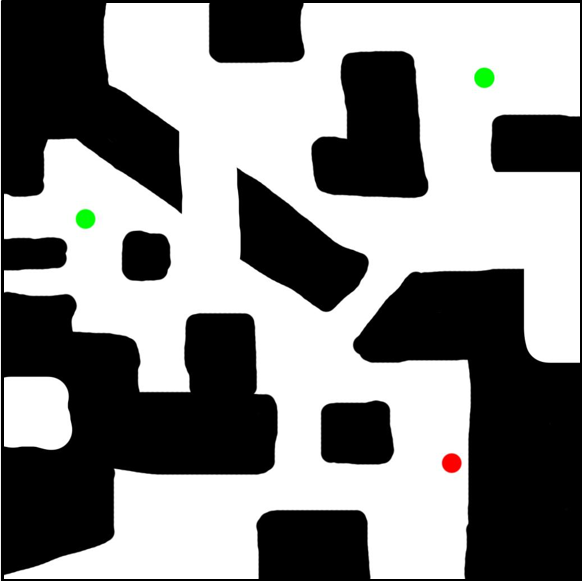
#> input picture Test.bmp, 582 x 582 px
$ python lab1.py
#> lines starting #> are read from the running program, lines starting #| are printed output that depends on the picture; after the words box and inside, x2 and y2 are one past the last pixel; in counts of white or black regions, pixels touching at a corner belong together
#> the answer given: Test.bmp
### modulos.py
'''
Laboratorio 1
Maria Montoya 19169
Maria Morales 19145
'''
from PIL import Image, ImageDraw
import numpy as np

import math

zoom = 20
borders = 6
images = []

def discretizador(imagen):
#> called with imagen = 'Test.bmp'
    image = Image.open(imagen)
#> image is the input picture: PIL image 582x582 RGB; mean R, G, B 136.3, 136.5, 136.1
    new_image = image.resize((50, 50))
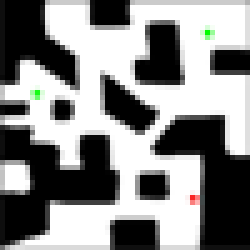
#> new_image: PIL image 50x50 RGB (shown 5 times larger); mean R, G, B 136.6, 136.8, 136.3

    temp = np.array(new_image)
    r = 0
    g = 0
    b = 0
    mean = 0
    lista = []
    dif = 0
    nmax = 0
    nmin = 0
    new_size = math.sqrt(temp.size/3)
#> new_size = 50
    new_size = int(new_size)
    a = np.zeros(shape=(new_size,new_size))
    for i in range(len(temp)):
        for j in range(len(temp[i])):
            lista = temp[i][j]
            r = lista[0]
            g = lista[1]
            b = lista[2]
            mean = sum(lista)/3
            nmax = max(lista)
            nmin = min(lista)
            dif = nmax - nmin
            if(dif<15):
                if mean>200:
                    a[i][j] = 0 #el pixel es blanco
                else:
                    a[i][j] = 1 #el pixel es negro
            else:
                if((r>g) and (r>b)):
                    a[i][j] = 2 #el pixel es rojo
                else:
                    if((g>r) and (g>b)):
                        a[i][j] = 3 #el pixel es verde
                    else:
                        a[i][j] = 4 #el pixel es azul


        lista = []
        r = 0
        g = 0
        b = 0
        mean = 0
#> this loop made 50 passes
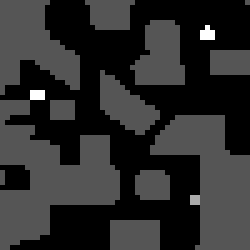
#> a: shape (50, 50) float64 (shown 5 times larger); min 0, max 3, mean 0.519; drawn with min black and max white
#     with open('outfile.txt','wb') as f:
#         np.savetxt(f, a, fmt='%.2f')

    rojos = np.where(a == 2)
#> rojos = ([39, 39, 40, 40], [38, 39, 38, 39])
    listOfCoordinates= list(zip(rojos[0], rojos[1]))
#> listOfCoordinates = [(39, 38), (39, 39), (40, 38), (40, 39)]
    start = []
    for cord in listOfCoordinates:
        start= cord
#> this loop made 4 passes
    verdes = np.where(a == 3)
#> verdes = 13 positions, rows 5 to 19, columns 6 to 42
    listOfCoordinates= list(zip(verdes[0], verdes[1]))
#> listOfCoordinates = [(5, 41), (6, 40), (6, 41), (6, 42), (7, 40), (7, 41), (7, 42), (18, 6), (18, 7), (18, 8), (19, 6), (19, 7), (19, 8)]
    cantidad_destinos=[]
    for cord in listOfCoordinates:
        cantidad_destinos.append(cord)
#> this loop made 13 passes
#> after the loop, cantidad_destinos has the same summary as listOfCoordinates
    p = np.zeros(shape=(new_size,new_size))
    for i in range(len(temp)):
        for j in range(len(temp[i])):
            lista = temp[i][j]
            r = lista[0]
            g = lista[1]
            b = lista[2]
            mean = sum(lista)/3
            nmax = max(lista)
            nmin = min(lista)
            dif = nmax - nmin
            if(dif<15):
                if mean>200:
                    p[i][j] = 0 #el pixel es blanco
                else:
                    p[i][j] = 1 #el pixel es negro
            else:
                p[i][j] = 0


        lista = []
        r = 0
        g = 0
        b = 0
        mean = 0
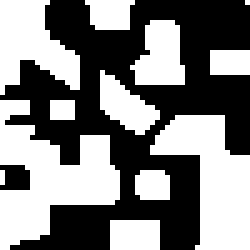
#> p: shape (50, 50) float64 (shown 5 times larger); values 0 (black) and 1 (white), 50% white; 12 white regions (2 under 20 px), largest, box (x1, y1, x2, y2) and area: (0, 20, 24, 50) 370, (30, 23, 50, 50) 296, (0, 0, 16, 19) 186
    p= p.astype(int)
    return p,start,cantidad_destinos

'''
Codigo extraido de:
https://levelup.gitconnected.com/solve-a-maze-with-python-e9f0580979a1
'''

def BFS_paths(a,start,end):
    def make_step(k):
      for i in range(len(m)):
        for j in range(len(m[i])):
          if m[i][j] == k:
            if i>0 and m[i-1][j] == 0 and a[i-1][j] == 0:
              m[i-1][j] = k + 1
            if j>0 and m[i][j-1] == 0 and a[i][j-1] == 0:
              m[i][j-1] = k + 1
            if i<len(m)-1 and m[i+1][j] == 0 and a[i+1][j] == 0:
              m[i+1][j] = k + 1
            if j<len(m[i])-1 and m[i][j+1] == 0 and a[i][j+1] == 0:
               m[i][j+1] = k + 1

    m = []
    for i in range(len(a)):
        m.append([])
        for j in range(len(a[i])):
            m[-1].append(0)
    i,j = start
    m[i][j] = 1

    k = 0
    while m[end[0]][end[1]] == 0:
        k += 1
        make_step(k)

    i, j = end
    k = m[i][j]
    the_path = [(i,j)]
    while k > 1:
      if i > 0 and m[i - 1][j] == k-1:
        i, j = i-1, j
        the_path.append((i, j))
        k-=1
      elif j > 0 and m[i][j - 1] == k-1:
        i, j = i, j-1
        the_path.append((i, j))
        k-=1
      elif i < len(m) - 1 and m[i + 1][j] == k-1:
        i, j = i+1, j
        the_path.append((i, j))
        k-=1
      elif j < len(m[i]) - 1 and m[i][j + 1] == k-1:
        i, j = i, j+1
        the_path.append((i, j))
        k -= 1

    return len(the_path)
'''
Codigo extraido de:
https://levelup.gitconnected.com/solve-a-maze-with-python-e9f0580979a1
'''
def BFS(a,start,end):
    def make_step(k):
        #Escaneamos la matriz con una doble loop
      for i in range(len(m)):
        for j in range(len(m[i])):
          if m[i][j] == k:
              #si se encuentra con un numero k chquear si las celdas adyacentes o son no paredes o si no tienen otro numero que 0 o 1
              #si cumple las condiciones le asigna k+1
            if i>0 and m[i-1][j] == 0 and a[i-1][j] == 0:
              m[i-1][j] = k + 1
            if j>0 and m[i][j-1] == 0 and a[i][j-1] == 0:
              m[i][j-1] = k + 1
            if i<len(m)-1 and m[i+1][j] == 0 and a[i+1][j] == 0:
              m[i+1][j] = k + 1
            if j<len(m[i])-1 and m[i][j+1] == 0 and a[i][j+1] == 0:
               m[i][j+1] = k + 1

    # [5 lines left out: function print_m, not called in this run]

    def draw_matrix(a,m, the_path = []):
        im = Image.new('RGB', (zoom * len(a[0]), zoom * len(a)), (255, 255, 255))
        draw = ImageDraw.Draw(im)
        for i in range(len(a)):
            for j in range(len(a[i])):
                color = (255, 255, 255)
                r = 0
                if a[i][j] == 1:
                    color = (0, 0, 0)
                if i == start[0] and j == start[1]:
                    color = (0, 255, 0)
                    r = borders
                if i == end[0] and j == end[1]:
                    color = (0, 255, 0)
                    r = borders
                draw.rectangle((j*zoom+r, i*zoom+r, j*zoom+zoom-r-1, i*zoom+zoom-r-1), fill=color)
                if m[i][j] > 0:
                    r = borders
                    draw.ellipse((j * zoom + r, i * zoom + r, j * zoom + zoom - r - 1, i * zoom + zoom - r - 1),
                                   fill=(0,255,0))
        for u in range(len(the_path)-1):
            y = the_path[u][0]*zoom + int(zoom/2)
            x = the_path[u][1]*zoom + int(zoom/2)
            y1 = the_path[u+1][0]*zoom + int(zoom/2)
            x1 = the_path[u+1][1]*zoom + int(zoom/2)
            draw.line((x,y,x1,y1), fill=(0, 255,0), width=5)
        draw.rectangle((0, 0, zoom * len(a[0]), zoom * len(a)), outline=(0,255,0), width=2)
        images.append(im)


    m = []
    for i in range(len(a)):
        m.append([])
        for j in range(len(a[i])):
            m[-1].append(0)
    i,j = start
    m[i][j] = 1

    k = 0
    while m[end[0]][end[1]] == 0:
        k += 1
        make_step(k)
        draw_matrix(a, m)

    #ir al punto final
        #buscar k-1 ir a esa celda y quitarle uno a k
        #repetir hasta llegar a donde k=1
        #guaardar las celdas a the_path
    i, j = end
    k = m[i][j]
    the_path = [(i,j)]
    while k > 1:
      if i > 0 and m[i - 1][j] == k-1:
        i, j = i-1, j
        the_path.append((i, j))
        k-=1
      elif j > 0 and m[i][j - 1] == k-1:
        i, j = i, j-1
        the_path.append((i, j))
        k-=1
      elif i < len(m) - 1 and m[i + 1][j] == k-1:
        i, j = i+1, j
        the_path.append((i, j))
        k-=1
      elif j < len(m[i]) - 1 and m[i][j + 1] == k-1:
        i, j = i, j+1
        the_path.append((i, j))
        k -= 1
      draw_matrix(a, m, the_path)

    for i in range(10):
        if i % 2 == 0:
            draw_matrix(a, m, the_path)
        else:
            draw_matrix(a, m)

    #print_m(m)

    im= images[len(images)-2]
    im.show()
'''
Codigo extraido de:
https://levelup.gitconnected.com/solve-a-maze-with-python-e9f0580979a1
'''
# [93 lines left out: functions DFS, h, not called in this run]

'''
Codigo extraido de:
https://levelup.gitconnected.com/an-animated-guide-to-implementing-dfs-in-python-to-find-a-path-1e939b7b8599
'''
#Recibe la matriz
# [150 lines left out: function aStar, not called in this run]


### lab1.py
'''
Laboratorio 1
Maria Montoya 19169
Maria Morales 19145
'''
from PIL import Image, ImageDraw
from modulos import *
import gc


print("---------------------------Bienvenido a lab1-----------------")
img = input("Ingrese el nombre en conjunto al formato para leer: ")
a = discretizador(img)[0]
start = discretizador(img)[1]
#> the loop in discretizador (call 2), `for i in range(len(temp)):` made 50 passes
#> the loop in discretizador (call 2), `for cord in listOfCoordinates:` made 4 passes
#> the loop in discretizador (call 2), `for cord in listOfCoordinates:` made 13 passes
lista_destinos=discretizador(img)[2]
w=0
while (w!=5):
    print("\n---------------------------Menu-----------------")
    print("1. BFS")
    print("2. DFS")
    print("3. Heur")
    print("4. heur")
    print("5. salir")
    w = int(input("Ingrese el numero de la opcion a elegir: "))
    if(w==1):
        paths=[]
        for i in range(len(lista_destinos)):
            paths.append(BFS_paths(a,start,lista_destinos[i]))
        optimal= min(paths)
        print("\nPunto final mas cercano detectado en coordenada: "+str(lista_destinos[paths.index(optimal)]) +" con un numero de pasos de: " + str(optimal))

        BFS(a,start,lista_destinos[paths.index(optimal)])
#> (the run stopped early here; a loop or call above may not have finished)
